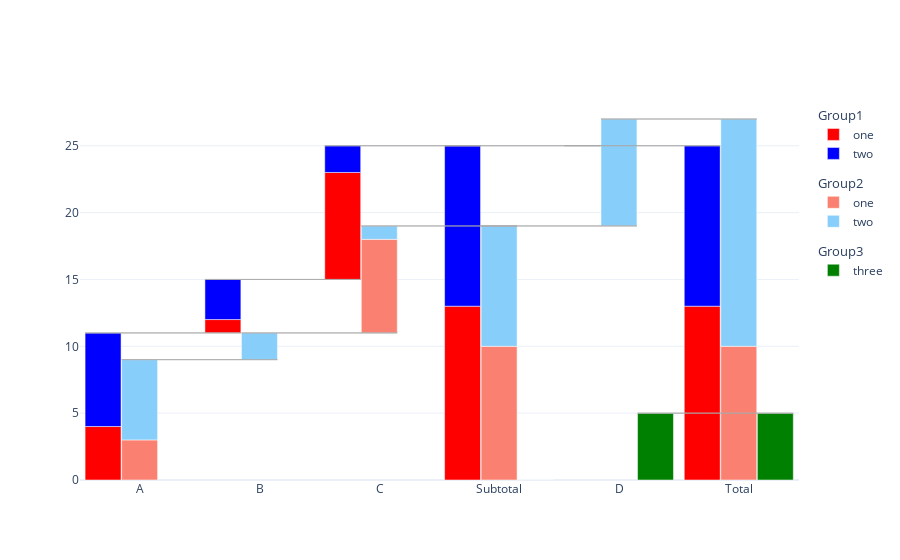

This figure's notebook cell:
### Markdown cell above
# Subtotals

It is possible to define where subtotals should be calculated and added:

### Code cell
df = pd.DataFrame({
    "X": ["A", "B", "C"]*4 + ["D", "D" ], 
    # "Y": np.random.randint(0, 10, 6), 
    "Y": [4, 1, 8, 7, 3, 2] + [i-1 for i in [4, 1, 8, 7, 3, 2]] + [8, 5],
    "category": ["one"]*3+["two"]*3 + ["one"]*3+["two"]*3 + ["two", "three"],
    "group": ["Group1"]*6 + ["Group2"]*6 + ["Group2", "Group3"]
})

colors = {
    "Group1": {"one": "red", "two": "blue"},
    "Group2": {"one": "salmon", "two": "lightskyblue"},
    "Group3": "green"
}

c = Waterfall(df, x="X", y="Y", category="category", colors=colors, group="group", total=True, subtotals={"C": "Subtotal"})
fig = c.get_fig()
fig

### Figure 1 — Plotly figure (JSON) as saved in the notebook; plotly's stock layout.template omitted (floating-point values rounded to 4 significant figures)
{"data": [{"base": [0, 11, 15, 0, 0, 0], "legendgroup": "Group1", "legendgrouptitle": {"text": "Group1"}, "marker": {"color": "red"}, "name": "one", "offset": -0.4575, "offsetgroup": "0", "type": "bar", "width": 0.3, "x": [0, 1, 2, 3, 4, 5], "y": [4, 1, 8, 13, null, 13]}, {"base": [4, 12, 23, 13, 0, 13], "legendgroup": "Group1", "legendgrouptitle": {"text": "Group1"}, "marker": {"color": "blue"}, "name": "two", "offset": -0.4575, "offsetgroup": "0", "type": "bar", "width": 0.3, "x": [0, 1, 2, 3, 4, 5], "y": [7, 3, 2, 12, null, 12]}, {"base": [0, 9, 11, 0, 19, 0], "legendgroup": "Group2", "legendgrouptitle": {"text": "Group2"}, "marker": {"color": "salmon"}, "name": "one", "offset": -0.1525, "offsetgroup": "1", "type": "bar", "width": 0.3, "x": [0, 1, 2, 3, 4, 5], "y": [3, 0, 7, 10, null, 10]}, {"base": [3, 9, 18, 10, 19, 10], "legendgroup": "Group2", "legendgrouptitle": {"text": "Group2"}, "marker": {"color": "lightskyblue"}, "name": "two", "offset": -0.1525, "offsetgroup": "1", "type": "bar", "width": 0.3, "x": [0, 1, 2, 3, 4, 5], "y": [6, 2, 1, 9, 8, 17]}, {"base": [0, 0, 0, 0, 0, 0], "legendgroup": "Group3", "legendgrouptitle": {"text": "Group3"}, "marker": {"color": "green"}, "name": "three", "offset": 0.1525, "offsetgroup": "2", "type": "bar", "width": 0.3, "x": [0, 1, 2, 3, 4, 5], "y": [null, null, null, 0, 5, 5]}], "layout": {"shapes": [{"line": {"color": "darkgrey", "width": 0.75}, "x0": -0.4575, "x1": 0.8425, "y0": 11, "y1": 11}, {"line": {"color": "darkgrey", "width": 0.75}, "x0": 0.5425, "x1": 1.843, "y0": 15, "y1": 15}, {"line": {"color": "darkgrey", "width": 0.75}, "x0": 1.542, "x1": 2.842, "y0": 25, "y1": 25}, {"line": {"color": "darkgrey", "width": 0.75}, "x0": 2.542, "x1": 3.842, "y0": 25, "y1": 25}, {"line": {"color": "darkgrey", "width": 0.75}, "x0": 3.542, "x1": 4.843, "y0": 25, "y1": 25}, {"line": {"color": "darkgrey", "width": 0.75}, "x0": -0.1525, "x1": 1.147, "y0": 9, "y1": 9}, {"line": {"color": "darkgrey", "width": 0.75}, "x0": 0.8475, "x1": 2.147, "y0": 11, "y1": 11}, {"line": {"color": "darkgrey", "width": 0.75}, "x0": 1.847, "x1": 3.147, "y0": 19, "y1": 19}, {"line": {"color": "darkgrey", "width": 0.75}, "x0": 2.848, "x1": 4.147, "y0": 19, "y1": 19}, {"line": {"color": "darkgrey", "width": 0.75}, "x0": 3.848, "x1": 5.147, "y0": 27, "y1": 27}, {"line": {"color": "darkgrey", "width": 0.75}, "x0": 4.152, "x1": 5.453, "y0": 5, "y1": 5}], "xaxis": {"tickmode": "array", "ticktext": ["A", "B", "C", "Subtotal", "D", "Total"], "tickvals": [0, 1, 2, 3, 4, 5]}}}
